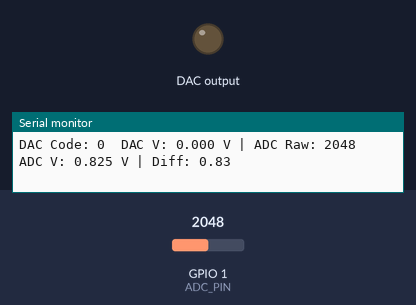
A sketch run on a simulated ESP32. Shown: output pins drawn as LEDs (lit = HIGH), the last lines printed to the serial monitor. Wiring (inferred from the names in the program): MCP4725 DAC at I2C address 0x60. Inputs (shaded band) come from the test bench; at power-on: GPIO 1 (ADC_PIN) = 2048.

Above: at 0.05 s.
At 2.75 s:
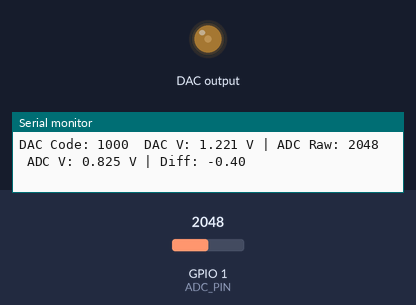
At 5.5 s:
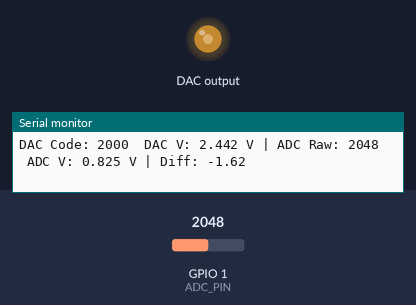
Timing chart, 0 to 7.2 s (numbered marks = the images above):
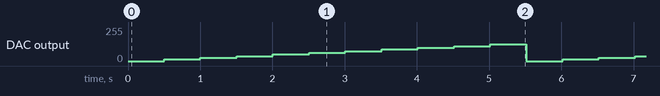

Measured:
- by itself, DAC output: repeats every 5.5 s: 25/255 0.50 s, 37/255 0.50 s, 50/255 0.50 s, 62/255 0.50 s, 75/255 0.50 s, 87/255 0.50 s, 100/255 0.50 s, 112/255 0.50 s, 125/255 0.50 s, 0/255 0.50 s, 12/255 0.50 s

The sketch:

ESPS2_DAC_Test_serial.ino
```cpp
#include <Wire.h>

#define MCP4725_ADDR 0x60  // MCP4725A0 default address
#define DAC_MAX_5V   4095  // 12-bit range
#define DAC_MAX_3V3  2000  // Limit for 3V out when powered at 5V

#define ADC_PIN      1     // ADC input
#define SWITCH_PIN   14    // Controls switch

void setup() {
  Serial.begin(115200);
  Wire.begin(8, 9);  // SDA=GPIO8, SCL=GPIO9
  //pinMode(SWITCH_PIN, OUTPUT);
  //digitalWrite(SWITCH_PIN, HIGH); // turn on switch
}

void loop() {
  // Example: sweep 0 → 3V
  for (int val = 0; val <= DAC_MAX_3V3; val += 200) {
    writeDAC(val);

    // Read ADC
    int adcRaw = analogRead(ADC_PIN);
    float adcVolt = (adcRaw / 8191.0) * 3.3;

    // DAC voltage (scaled to 5V ref, but capped at 3)
    float dacVolt = (val / (float)DAC_MAX_5V) * 5.0;

    Serial.print("DAC Code: ");
    Serial.print(val);
    Serial.print("  DAC V: ");
    Serial.print(dacVolt, 3);
    Serial.print(" V | ADC Raw: ");
    Serial.print(adcRaw);
    Serial.print("  ADC V: ");
    Serial.print(adcVolt, 3);
    Serial.print(" V");
    Serial.print(" | Diff: ");
    Serial.println(adcVolt-dacVolt);

    delay(500);
  }
}

void writeDAC(uint16_t value) {
  if (value > DAC_MAX_3V3) value = DAC_MAX_3V3; // safety clamp
  Wire.beginTransmission(MCP4725_ADDR);
  Wire.write(0x40);              // Fast mode command
  Wire.write(value >> 4);        // Upper 8 bits
  Wire.write((value & 0xF) << 4); // Lower 4 bits
  Wire.endTransmission();
}
```
